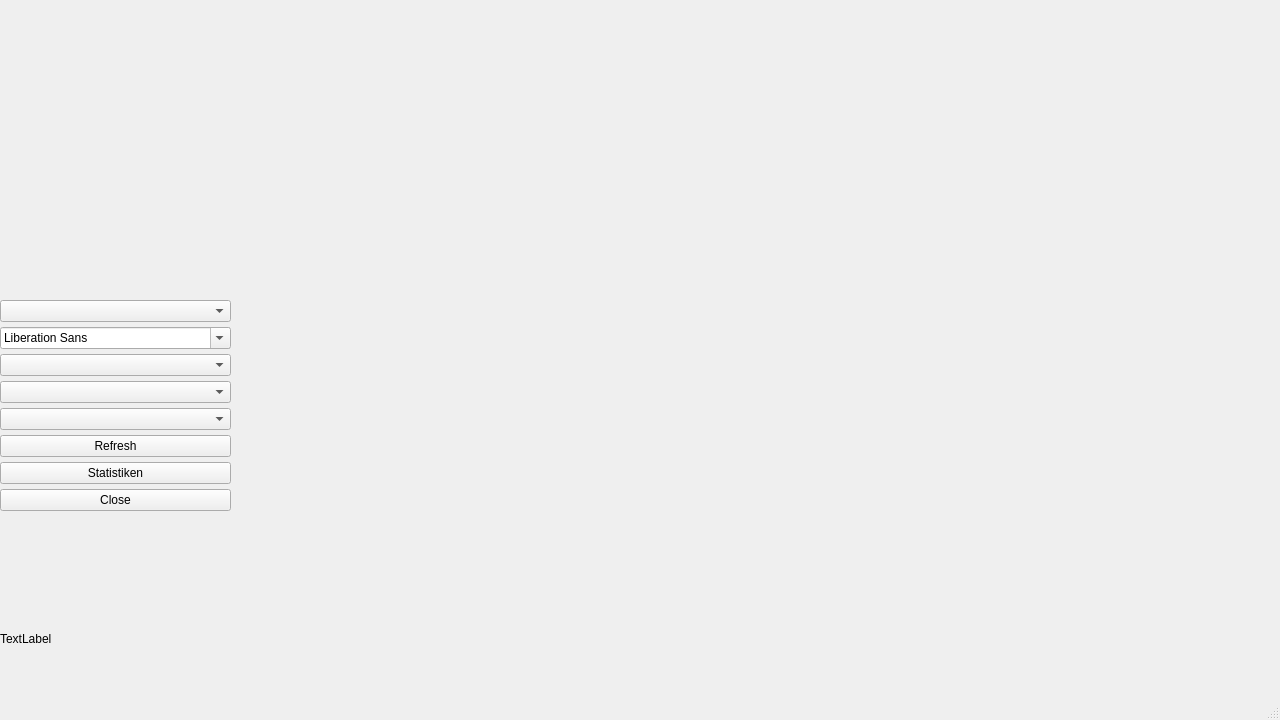
<?xml version="1.0" encoding="UTF-8"?>
<ui version="4.0">
 <class>Figuren</class>
 <widget class="QMainWindow" name="Figuren">
  <property name="geometry">
   <rect>
    <x>0</x>
    <y>0</y>
    <width>1280</width>
    <height>720</height>
   </rect>
  </property>
  <property name="maximumSize">
   <size>
    <width>1280</width>
    <height>720</height>
   </size>
  </property>
  <property name="windowTitle">
   <string>Figuren Analyse</string>
  </property>
  <widget class="QWidget" name="centralwidget">
   <property name="maximumSize">
    <size>
     <width>1280</width>
     <height>720</height>
    </size>
   </property>
   <widget class="QWidget" name="horizontalLayoutWidget_2">
    <property name="geometry">
     <rect>
      <x>0</x>
      <y>0</y>
      <width>1271</width>
      <height>661</height>
     </rect>
    </property>
    <layout class="QHBoxLayout" name="horizontalLayout_3" stretch="1,10">
     <item>
      <layout class="QVBoxLayout" name="verticalLayout_3" stretch="0,0,0,0,0,0,0,0,0,0">
       <property name="spacing">
        <number>5</number>
       </property>
       <property name="sizeConstraint">
        <enum>QLayout::SetDefaultConstraint</enum>
       </property>
       <property name="topMargin">
        <number>300</number>
       </property>
       <property name="rightMargin">
        <number>0</number>
       </property>
       <property name="bottomMargin">
        <number>0</number>
       </property>
       <item>
        <widget class="QComboBox" name="comboBox_3"/>
       </item>
       <item>
        <widget class="QFontComboBox" name="comboBox_2"/>
       </item>
       <item>
        <widget class="QComboBox" name="comboBox_4"/>
       </item>
       <item>
        <widget class="QComboBox" name="comboBox"/>
       </item>
       <item>
        <widget class="QComboBox" name="comboBox_5"/>
       </item>
       <item>
        <widget class="QPushButton" name="refresh_b">
         <property name="text">
          <string>Refresh</string>
         </property>
        </widget>
       </item>
       <item>
        <widget class="QPushButton" name="b_stats">
         <property name="text">
          <string>Statistiken</string>
         </property>
        </widget>
       </item>
       <item>
        <widget class="QPushButton" name="b_close">
         <property name="text">
          <string>Close</string>
         </property>
        </widget>
       </item>
       <item>
        <spacer name="verticalSpacer">
         <property name="orientation">
          <enum>Qt::Vertical</enum>
         </property>
         <property name="sizeType">
          <enum>QSizePolicy::Fixed</enum>
         </property>
         <property name="sizeHint" stdset="0">
          <size>
           <width>20</width>
           <height>100</height>
          </size>
         </property>
        </spacer>
       </item>
       <item>
        <widget class="QLabel" name="logo">
         <property name="text">
          <string>TextLabel</string>
         </property>
        </widget>
       </item>
      </layout>
     </item>
     <item>
      <layout class="QHBoxLayout" name="horizontalLayout">
       <property name="sizeConstraint">
        <enum>QLayout::SetDefaultConstraint</enum>
       </property>
       <item>
        <layout class="QVBoxLayout" name="verticalLayout"/>
       </item>
       <item>
        <layout class="QVBoxLayout" name="verticalLayout_2">
         <property name="sizeConstraint">
          <enum>QLayout::SetDefaultConstraint</enum>
         </property>
        </layout>
       </item>
      </layout>
     </item>
    </layout>
   </widget>
  </widget>
  <widget class="QMenuBar" name="menubar">
   <property name="geometry">
    <rect>
     <x>0</x>
     <y>0</y>
     <width>1280</width>
     <height>22</height>
    </rect>
   </property>
  </widget>
  <widget class="QStatusBar" name="statusbar"/>
 </widget>
 <resources/>
 <connections/>
</ui>
